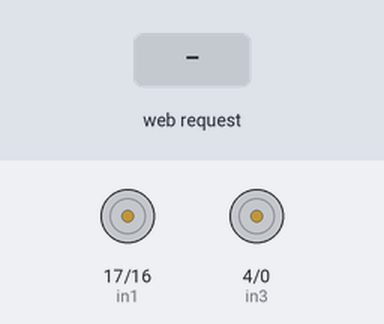
Bench run of a sketch on a simulated ESP32. On the bench: motor-driver pin pairs drawn as motors (green arrow = first pin HIGH = forward, orange = second pin HIGH = backward, longer = more drive, scaled by the enable pin). The inputs (shaded band) are chosen by the test bench. WiFi joins after 1.5 s; servers stay silent unless stated; what the sketch prints to the serial monitor is not drawn.

Above: at 2.7 s.
2.8 s: HTTP request GET /movment_forward/on received
At 3.6 s:
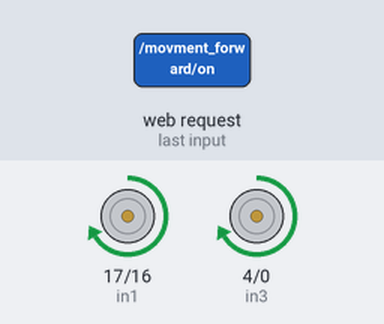
4.3 s: HTTP request GET /movment_backward/on received
At 4.8 s:
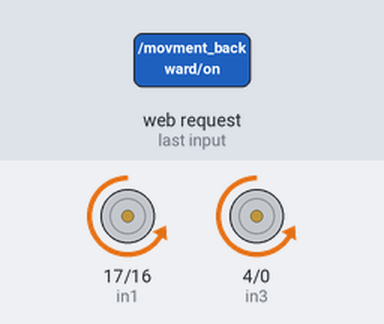
5.8 s: HTTP request GET /movment_right/on received
At 6.9 s:
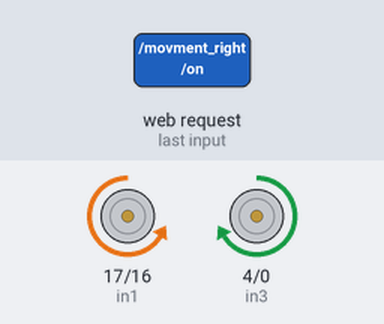
7.3 s: HTTP request GET /movment_left/on received
At 8.0 s:
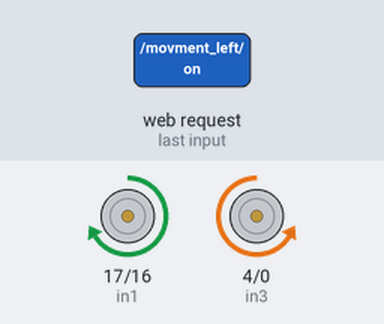
Timing chart, 0 to 9.8 s (numbered marks = the images above; inputs shaded):
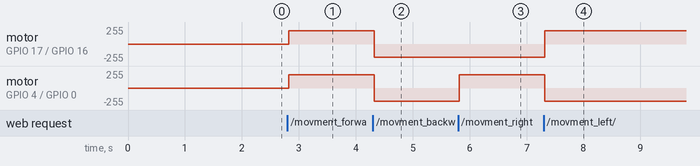

The sketch:

web_server_control.ino
```cpp
#include <WiFi.h>

const char* ssid = "Orange";   //Enter SSID WIFI Name
const char* password = "Aqazwsxedc1";   //Enter WIFI Password
WiFiServer server(80);

String header;
String movment_forward_state = "off";
String movment_backward_state = "off";
String movment_right_state = "off";
String movment_left_state = "off";

// Current time
unsigned long currentTime = millis();
// Previous time
unsigned long previousTime = 0;
// Define timeout time in milliseconds (example: 2000ms = 2s)
const long timeoutTime = 2000;

// Motor A

int enA = 5;
int in1 = 17;
int in2 = 16;

// Motor B

int enB = 2;
int in3 = 4;
int in4 = 0;


void setup() {
  Serial.begin(9600); // Starts the serial communication
  Serial.setDebugOutput(true);
  Serial.println();
  pinMode(enA, OUTPUT);
  pinMode(enB, OUTPUT);
  pinMode(in1, OUTPUT);
  pinMode(in2, OUTPUT);
  pinMode(in3, OUTPUT);
  pinMode(in4, OUTPUT);

  // Connect to Wi-Fi network with SSID and password
  Serial.print("Connecting to ");
  Serial.println(ssid);
  WiFi.begin(ssid, password);
  while (WiFi.status() != WL_CONNECTED) {
    delay(500);
    Serial.print(".");
  }
  // Print local IP address and start web server
  Serial.println("");
  Serial.println("WiFi connected.");
  Serial.println("IP address: ");
  Serial.println(WiFi.localIP());
  server.begin();

}


void movment_stop(){
  analogWrite(enA, 0);
  analogWrite(enB, 0);
  digitalWrite(in1, LOW);
  digitalWrite(in2, LOW);
  digitalWrite(in3, LOW);
  digitalWrite(in4, LOW);
  }


void movment_forward(){
  analogWrite(enA, 200);
  analogWrite(enB, 200);
  digitalWrite(in1, HIGH);
  digitalWrite(in2, LOW);
  digitalWrite(in3, HIGH);
  digitalWrite(in4, LOW);
  Serial.println("Robot is moving forward");  // printlns a label
  Serial.println("\t");         // printlns a tab
  }

void movment_backward(){
  analogWrite(enA, 200);
  analogWrite(enB, 200);
  digitalWrite(in1, LOW);
  digitalWrite(in2, HIGH);
  digitalWrite(in3, LOW);
  digitalWrite(in4, HIGH);
  Serial.println("Robot is moving backward");  // printlns a label
  Serial.println("\t");         // printlns a tab
  }


void movment_left(){
  analogWrite(enA, 200);
  analogWrite(enB, 200);
  digitalWrite(in1, HIGH);
  digitalWrite(in2, LOW);
  digitalWrite(in3, LOW);
  digitalWrite(in4, HIGH);
  Serial.println("Robot is moving left");  // printlns a label
  Serial.println("\t");         // printlns a tab
  }


void movment_right(){
  analogWrite(enA, 200);
  analogWrite(enB, 200);
  digitalWrite(in1, LOW);
  digitalWrite(in2, HIGH);
  digitalWrite(in3, HIGH);
  digitalWrite(in4, LOW);
  Serial.println("Robot is moving right");  // printlns a label
  Serial.println("\t");         // printlns a tab
  }

void loop() {
  // server.handleClient();

  WiFiClient client = server.available();   // Listen for incoming clients

  if (client) {                             // If a new client connects,
    currentTime = millis();
    previousTime = currentTime;
    Serial.println("New Client.");          // print a message out in the serial port
    String currentLine = "";                // make a String to hold incoming data from the client
    while (client.connected() && currentTime - previousTime <= timeoutTime) {  // loop while the client's connected
      currentTime = millis();
      if (client.available()) {             // if there's bytes to read from the client,
        char c = client.read();             // read a byte, then
        Serial.write(c);                    // print it out the serial monitor
        header += c;
        if (c == '\n') {                    // if the byte is a newline character
          // if the current line is blank, you got two newline characters in a row.
          // that's the end of the client HTTP request, so send a response:
          if (currentLine.length() == 0) {
            // HTTP headers always start with a response code (e.g. HTTP/1.1 200 OK)
            // and a content-type so the client knows what's coming, then a blank line:
            client.println("HTTP/1.1 200 OK");
            client.println("Content-type:text/html");
            client.println("Connection: close");
            client.println();

            // turns the GPIOs on and off
            if (header.indexOf("GET /movment_forward/on") >= 0) {
              Serial.println("movment_forward on");
              movment_forward_state = "on";
              movment_forward ();
            } else if (header.indexOf("GET /movment_forward/off") >= 0) {
              Serial.println("movment_forward off");
              movment_forward_state = "off";
              movment_stop();
            }


            if (header.indexOf("GET /movment_backward/on") >= 0) {
              Serial.println("movment_backward on");
              movment_backward_state = "on";
              movment_backward ();
            } else if (header.indexOf("GET /movment_forward/off") >= 0) {
              Serial.println("movment_forward off");
              movment_backward_state = "off";
              movment_stop();
            }


            if (header.indexOf("GET /movment_right/on") >= 0) {
              Serial.println("movment_right on");
              movment_right_state = "on";
              movment_right ();
            } else if (header.indexOf("GET /movment_right/off") >= 0) {
              Serial.println("movment_right off");
              movment_right_state = "off";
              movment_stop();
            }
            if (header.indexOf("GET /movment_left/on") >= 0) {
              Serial.println("movment_left on");
              movment_left_state = "on";
              movment_left ();
            } else if (header.indexOf("GET /movment_left/off") >= 0) {
              Serial.println("movment_left off");
              movment_left_state = "off";
              movment_stop();
            }
            // else if (header.indexOf("GET /27/on") >= 0) {
            //   Serial.println("GPIO 27 on");
            //   output27State = "on";
            //   digitalWrite(output27, HIGH);
            // } else if (header.indexOf("GET /27/off") >= 0) {
            //   Serial.println("GPIO 27 off");
            //   output27State = "off";
            //   digitalWrite(output27, LOW);
            // }

            // Display the HTML web page
            client.println("<!DOCTYPE html><html>");
            client.println("<head><meta name=\"viewport\" content=\"width=device-width, initial-scale=1\">");
            client.println("<link rel=\"icon\" href=\"data:,\">");
            // CSS to style the on/off buttons
            // Feel free to change the background-color and font-size attributes to fit your preferences
            client.println("<style>html { font-family: Helvetica; display: inline-block; margin: 0px auto; text-align: center;}");
            client.println(".button { background-color: #4CAF50; border: none; color: white; padding: 16px 40px;");
            client.println("text-decoration: none; font-size: 30px; margin: 2px; cursor: pointer;}");
            client.println(".button2 {background-color: #555555;}</style></head>");

            // Web Page Heading
            client.println("<body><h1>ESP32 Web Server</h1>");

            // Display current state, and ON/OFF buttons for GPIO 26
            // client.println("<p>Forward State " + movment_forward_state + "</p>");
            // If the movment_forward_state is off, it displays the ON button
            if (movment_forward_state=="off") {
              client.println("<p><a href=\"/movment_forward/on\"><button class=\"button\">Forward ON</button></a></p>");
            } else {
              client.println("<p><a href=\"/movment_forward/off\"><button class=\"button button2\">Forward OFF</button></a></p>");
            }

            if (movment_backward_state=="off") {
              client.println("<p><a href=\"/movment_backward/on\"><button class=\"button\">Backward ON</button></a></p>");
            } else {
              client.println("<p><a href=\"/movment_backward/off\"><button class=\"button button2\">Backward OFF</button></a></p>");
            }

            if (movment_right_state=="off") {
              client.println("<p><a href=\"/movment_right/on\"><button class=\"button\">Right ON</button></a></p>");
            } else {
              client.println("<p><a href=\"/movment_right/off\"><button class=\"button button2\">Right OFF</button></a></p>");
            }
            if (movment_left_state=="off") {
              client.println("<p><a href=\"/movment_left/on\"><button class=\"button\">Left ON</button></a></p>");
            } else {
              client.println("<p><a href=\"/movment_left/off\"><button class=\"button button2\">Left OFF</button></a></p>");
            }

            // Display current state, and ON/OFF buttons for GPIO 27
            // client.println("<p>GPIO 27 - State " + output27State + "</p>");
            // If the output27State is off, it displays the ON button
            // if (output27State=="off") {
            //   client.println("<p><a href=\"/27/on\"><button class=\"button\">ON</button></a></p>");
            // } else {
            //   client.println("<p><a href=\"/27/off\"><button class=\"button button2\">OFF</button></a></p>");
            // }
            client.println("</body></html>");

            // The HTTP response ends with another blank line
            client.println();
            // Break out of the while loop
            break;
          } else { // if you got a newline, then clear currentLine
            currentLine = "";
          }
        } else if (c != '\r') {  // if you got anything else but a carriage return character,
          currentLine += c;      // add it to the end of the currentLine
        }
      }


    }
    // Clear the header variable
    header = "";
    // Close the connection
    client.stop();
    Serial.println("Client disconnected.");
    Serial.println("");
  }

}
```

Measured:
- after the input at 2.8 s, motor on GPIO 17 (in1) / GPIO 16 (in2), motor on GPIO 4 (in3) / GPIO 0 (in4): stopped → forward 200/255 at once
- after the input at 4.3 s, motor on GPIO 17 (in1) / GPIO 16 (in2), motor on GPIO 4 (in3) / GPIO 0 (in4): forward 200/255 → backward 200/255 at once
- after the input at 5.8 s, motor on GPIO 4 (in3) / GPIO 0 (in4): backward 200/255 → forward 200/255 at once
- after the input at 7.3 s, motor on GPIO 17 (in1) / GPIO 16 (in2): backward 200/255 → forward 200/255 at once; motor on GPIO 4 (in3) / GPIO 0 (in4): forward 200/255 → backward 200/255 at once
